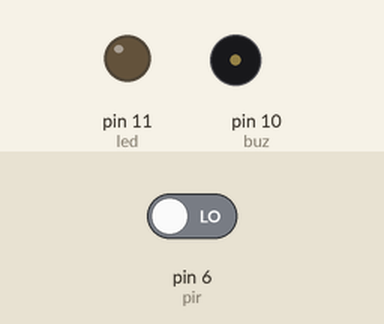
Simulated run of this sketch. Board: Arduino Uno, built with avr-gcc and run on an emulated ATmega328P. On the bench: output pins drawn as LEDs (lit = HIGH), buzzer (waves = sounding, pin HIGH). Dashed ring = blinking. Inputs (shaded band) come from the test bench; at power-on: pin 6 (pir) LOW.

Above: at 1.2 s.
1.3 s: pin 6 (pir) driven HIGH
At 1.4 s:
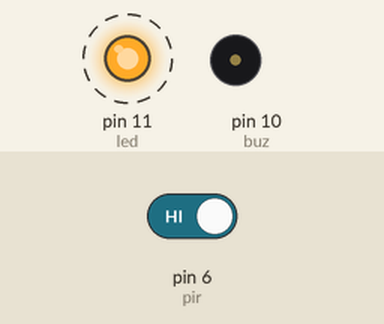
At 1.8 s:
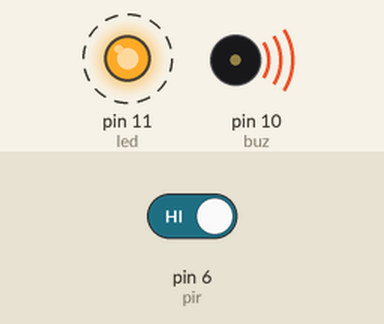
4.3 s: pin 6 (pir) driven LOW
At 4.4 s:
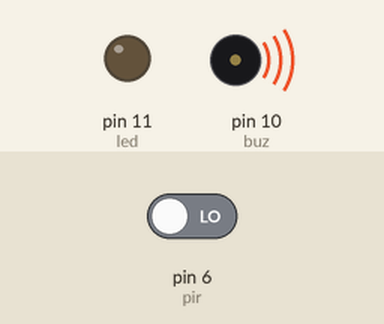
Timing chart, 0 to 7.3 s (numbered marks = the images above; inputs shaded):
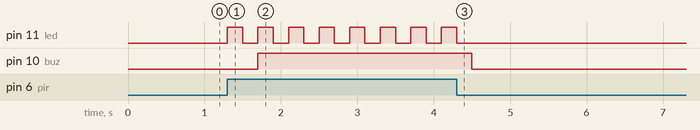

Measured:
- after the input at 1.3 s, pin 11 (led): alternates HIGH for 0.20 s and LOW for 0.20 s, starting at once; pin 10 (buz): LOW → HIGH after 0.40 s
- after the input at 4.3 s, pin 11 (led): goes on until 4.3 s, then stays LOW; pin 10 (buz): HIGH → LOW after 0.20 s

The sketch:

home_security.ino
```cpp
int led = 11;
int pir = 6;
int buz = 10;

void setup() {
  // put your setup code here, to run once:
  pinMode (led,OUTPUT);
  pinMode (pir,INPUT);
  pinMode (buz,OUTPUT);
}

void loop() {
  // put your main code here, to run repeatedly:

  if (digitalRead(pir) == HIGH)
  {

    digitalWrite(led,HIGH);
    delay(200);
    digitalWrite(led,LOW);
    delay(200);
    digitalWrite(buz,HIGH);

  }

  else
  {
    digitalWrite(led,LOW);
    digitalWrite(buz,LOW);
  }
}
```
